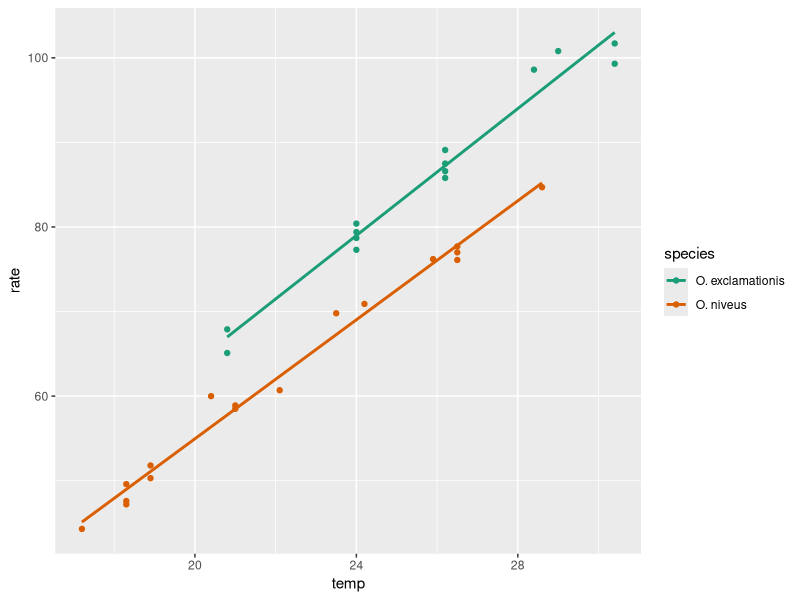

The R script that drew this image:
## ---- chunk 1
#| label: setup
#| message: false

library(tidyverse)
library(modeldata)
## ---- chunk 2
#| warning: false
glimpse(crickets)

ggplot(crickets, 
       aes(x = temp,
           y = rate,
           color = species)) + 
  geom_point() +
  geom_smooth(method = "lm", 
              se = FALSE) +
  scale_color_brewer(palette = "Dark2")
